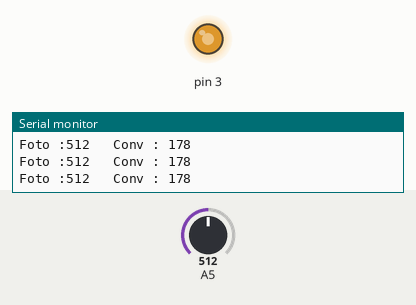
The sketch below on a simulated Arduino Uno, built with avr-gcc and run on an emulated ATmega328P. Parts: output pins drawn as LEDs (lit = HIGH), the last lines printed to the serial monitor. The inputs (shaded band) are chosen by the test bench; at power-on: A5 = 512.

Above: at 1.2 s.
1.3 s: A5 set to 716
At 2.2 s:
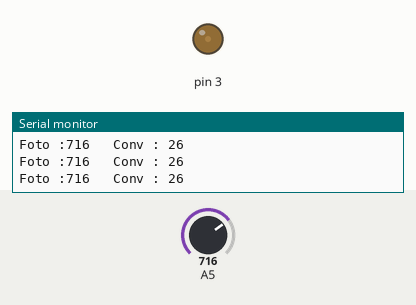
2.8 s: A5 set to 900
At 3.6 s:
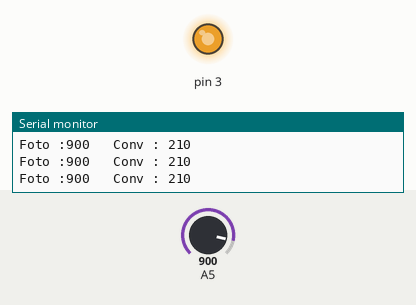
Timing chart, 0 to 5.8 s (numbered marks = the images above; inputs shaded):
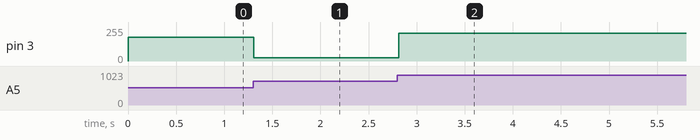

Measured:
- after the input at 1.3 s, pin 3: 178/255 → 26/255 at once
- after the input at 2.8 s, pin 3: 26/255 → 210/255 at once

The sketch:

LDR.ino
```cpp
void setup()
{
Serial.begin(9600);
pinMode(3,OUTPUT);
}

void loop()
{
int foto = analogRead(A5);
//Maximum sensor value and convert it
int conversion = 690 - foto;

if ( conversion < 0)
conversion = conversion * -1;
if (conversion > 255)
conversion = 255;

Serial.print("Foto :");
Serial.print(foto);

//print conversion value
Serial.print("\t Conv : ");
Serial.print(conversion);
Serial.println("");
//Analog write from 0 to 255 in PWM
analogWrite(3, conversion);
delay(100);
}
```
